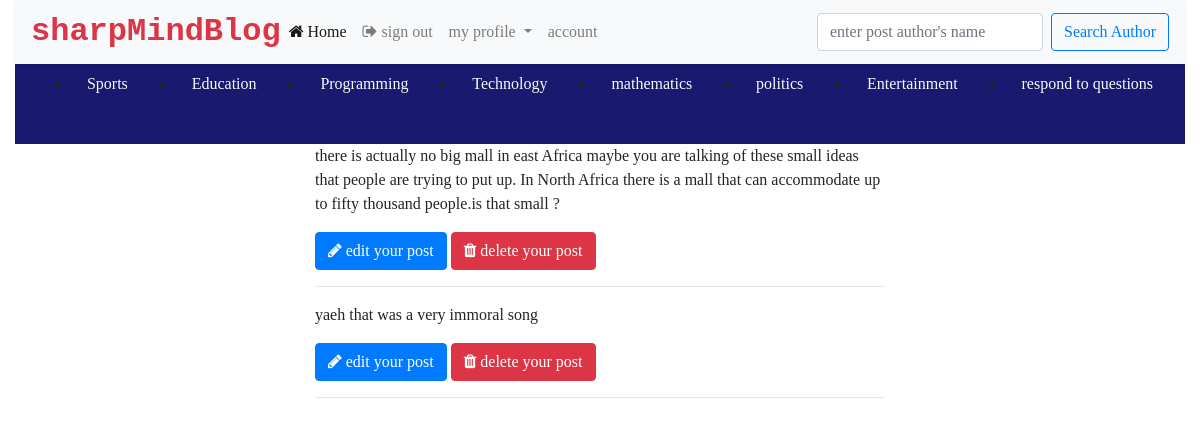
/users/all/answer (signed in), run on an earlier commit of the app's database.
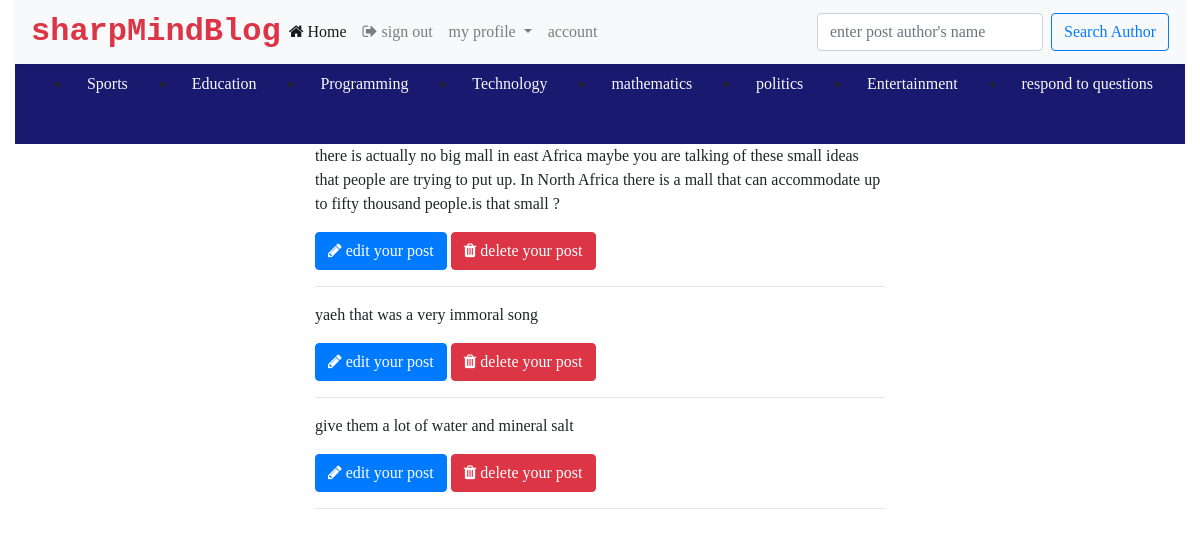
And on a later commit of the database.
### src/models/__init__.py (models this page shows, shortened)
class Answers(db.Model):
    id = db.Column(db.Integer, primary_key=True)
    answer = db.Column(db.Text, nullable=False)
    upvote = db.Column(db.Integer, default=0)
    author = db.Column(db.String(200), nullable=False)
    url = db.Column(db.String(200), nullable=False)
    date = db.Column(db.String(200), nullable=False, default=datetime.today().now)
    question_id = db.Column(db.ForeignKey('questions.id'))

### src/views/__init__.py (the view)
@views_blueprint.route('/all/answer')
def all_answer():
    if not 'username' in session:
        return redirect(url_for('users.login'))
    user = User.query.filter_by(name=session['username']).first()
    answer = Answers.query.filter_by(author=user.email).all()
    return render_template('allanswers.html', user=user, answer=answer)

### src/views/__init__.py (called while the page is built)
@views_blueprint.before_request
def before_request():
    g.user = None
    if 'username' in session:
        g.user = session['username']

### src/templates/allanswers.html (shortened to what this page needs)
<!DOCTYPE html>
<html lang="eng">
<head>
    <link rel="stylesheet" href="https://cdnjs.cloudflare.com/ajax/libs/font-awesome/4.7.0/css/font-awesome.min.css">
    <link rel="stylesheet" href="{{url_for('static', filename='css/bootstrap.min.css')}}">
</head>
<body>
    <div class="container-fluid position-fixed" style="z-index: 5;">
        <nav class="navbar navbar-expand-lg navbar-light bg-light shadow-sm">
            <a href="#" class="text text-danger font-weight-bold text-decoration-none" style="font-family: monospace; font-size: 2em;">sharpMindBlog</a>
            <div class="collapse navbar-collapse" id="navbarSupportedContent">
                <ul class="navbar-nav mr-auto">
                    <li class="nav-item active">
                        <a class="nav-link" href="{{url_for('users.home')}}"><span class="fa fa-home"></span> Home</a>
                    </li>
                    <li class="nav-item">
                        <a class="nav-link" href="{{url_for('users.logout')}}"><span class="fa fa-sign-out"></span> sign out</a>
                    </li>
                    <li class="nav-item dropdown">
                        <a class="nav-link dropdown-toggle" href="#" id="navbarDropdown" role="button" data-toggle="dropdown" aria-haspopup="true" aria-expanded="false">
                        my profile
                    </a>
                    </li>
                    <li class="nav-item">
                        <a class="nav-link" href="{{url_for('users.account')}}">account</a>
                    </li>
                </ul>
                <form class="form-inline my-2 my-lg-0" method="POST" action="{{url_for('users.search')}}">
                    <input class="form-control mr-sm-2" type="search" required placeholder="enter post author's name" aria-label="Search" name="name" autocomplete="off">
                    <button class="btn btn-outline-primary my-2 my-sm-0" type="submit">Search Author</button>
                </form>
            </div>
        </nav>
        <nav style="background-color: midnightblue;height: 10vh; width: 100%;">
            <ul class="d-flex" style="justify-content: space-around; margin-left: auto; width: 100%;">
                <li class="nav-item"><a class="nav-link text-light" id="v-pills-sports-tab" href="{{url_for('users.sports')}}">Sports</a></li>
                <li class="nav-item"><a class="nav-link text-light" id="v-pills-education-tab" href="{{url_for('users.education')}}">Education</a></li>
                <li class="nav-item"><a class="nav-link text-light" id="v-pills-programming-tab" href="{{url_for('users.programming')}}">Programming</a></li>
                <li class="nav-item"><a class="nav-link text-light" id="v-pills-technology-tab" href="{{url_for('users.technology')}}">Technology</a></li>
                <li class="nav-item"><a class="nav-link text-light" id="v-pills-mathematics-tab" href="{{url_for('users.mathematics')}}">mathematics</a></li>
                <li class="nav-item"><a class="nav-link text-light" id="v-pills-politics-tab" href="{{url_for('users.politics')}}">politics</a></li>
                <li class="nav-item"><a class="nav-link text-light" id="v-pills-entertainment-tab" href="{{url_for('users.entertainment')}}">Entertainment</a></li>
                <li class="nav-item"><a class="nav-link text-light" id="v-pills-question-tab" href="{{url_for('users.question')}}"> respond to questions</a></li>
            </ul>
        </nav>
    </div>
    <div class="container-fluid mb-5 position-absolute" style="top: 9em">
        <div class="row">
            <div class="col-lg-3">
            </div>
            <div class="col-lg-6 col-md-12">
                 {% for answer in answer%}
                <p>{{answer.answer}}</p>
                <a href="{{url_for('users.editanswer', id=answer.id)}}" class="btn btn-primary"><span class="fa fa-pencil"></span> edit your post</a>
                <span><a href="{{url_for('users.deleteanswer', id=answer.id)}}" class="btn btn-danger"><span class="fa fa-trash"></span> delete your post</a>
                </span>
                <hr> {%endfor%}
            </div>
        </div>
    </div>
</body>
</html>

What changed in the data, as far as the page shows it:
added Answers: answer "give them a lot of water and mineral salt"
